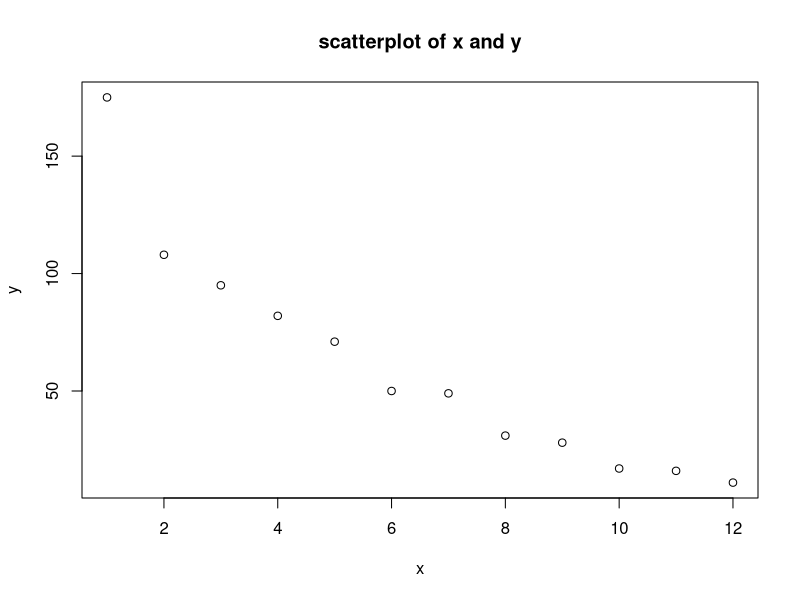
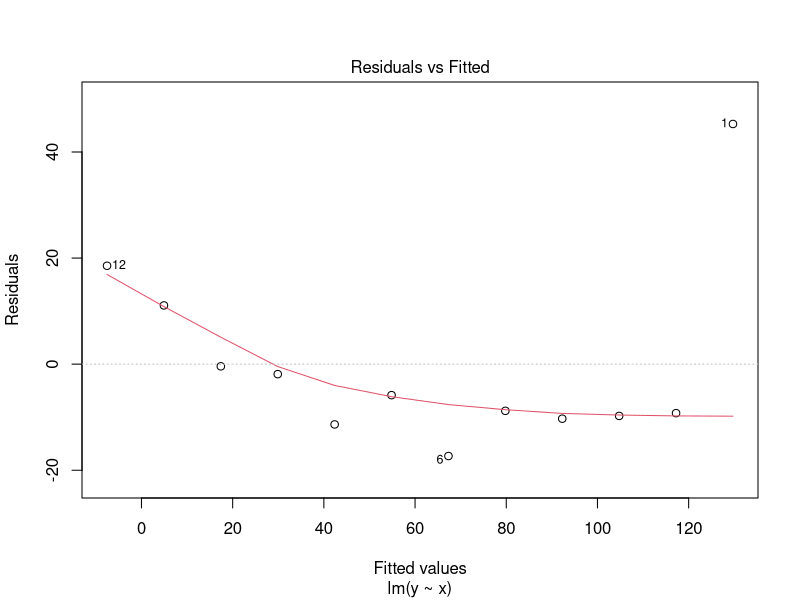
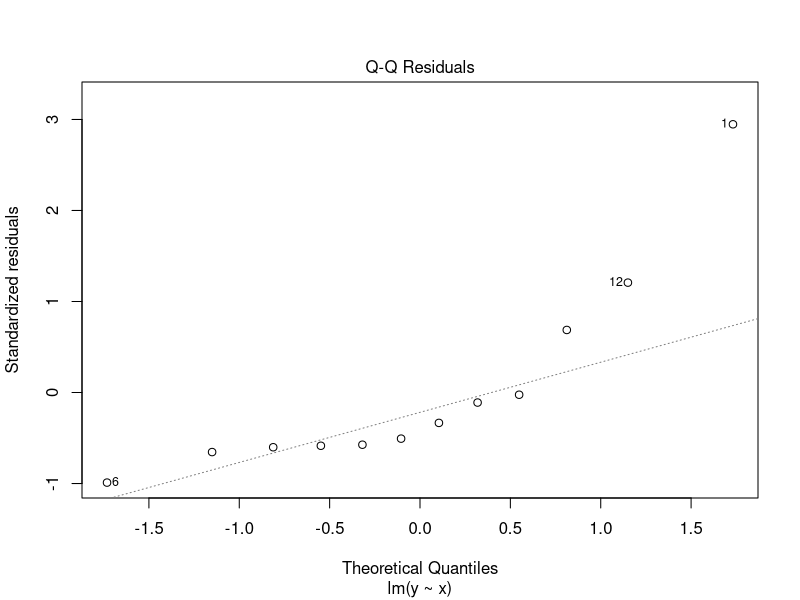
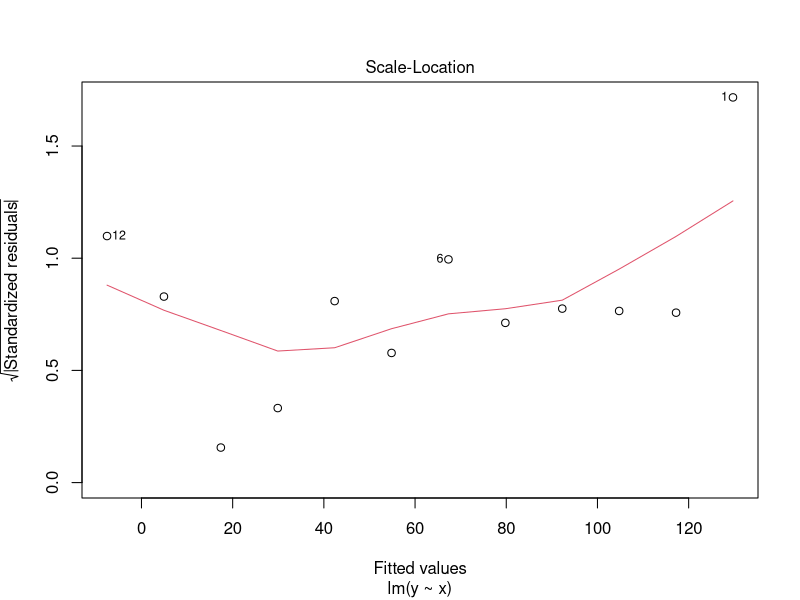
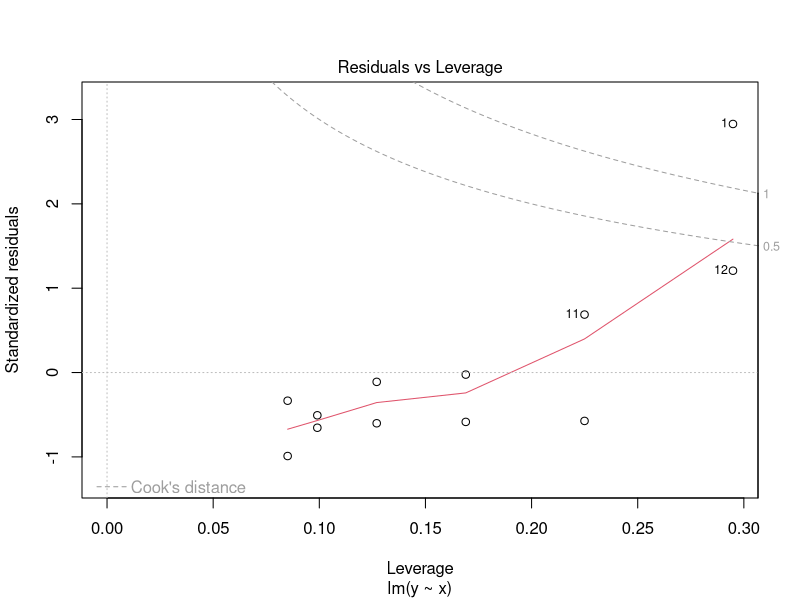
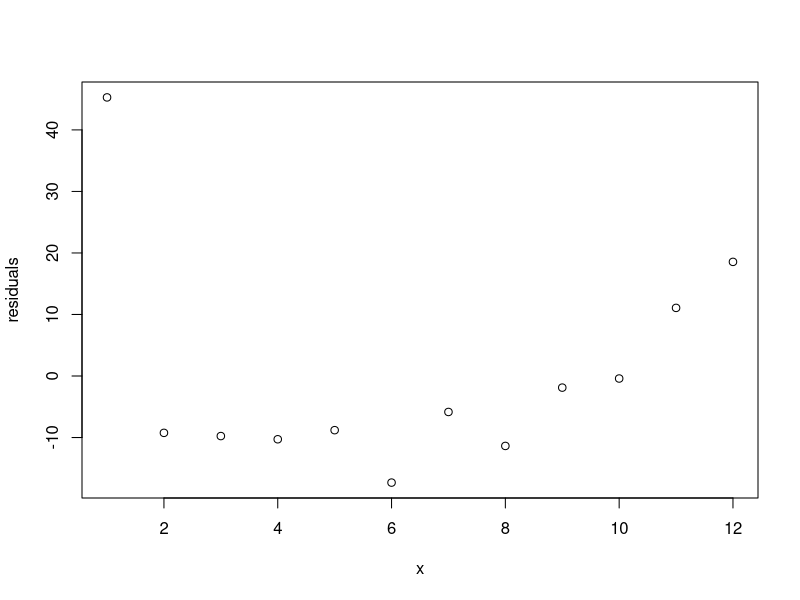
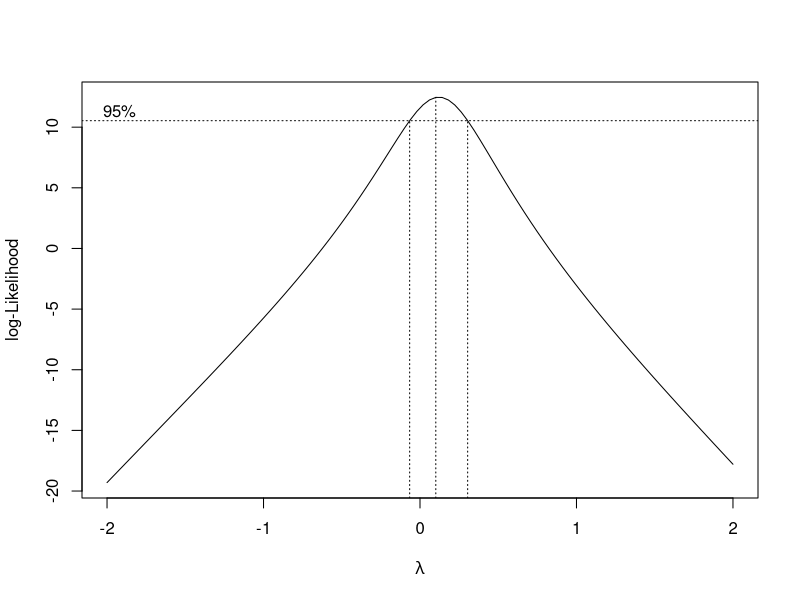
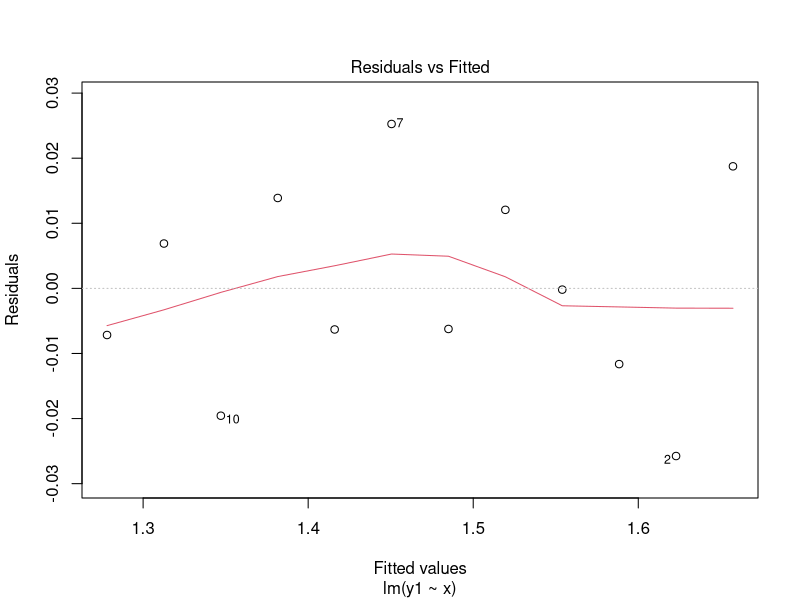

Here is the R script that generated these plots, in order:
library(MASS)  # for box cox
# Minutes of Exposure as x
x<-c(seq(1:12))
x
# Number of Bacteria as y
y<-c(175,108,95,82,71,50,49,31,28,17,16,11)
y
plot(x,y,main="scatterplot of x and y")
model<-lm(y~x)
model
summary(model)
summary(model)$r.square
# Answer to the Ques No a
# intercept beta0= 142.20 and slope beta1= -12.48
# simple linear regression model y = 142.20 - 12.48*x
# value of R^2 = 0.8693

plot(model)
residuals<-summary(model)$residuals
residuals
plot(x,residuals)
# Answer to the Ques No b
# Residuals vs Fitted values plot shows a pattern. Hence, variance is not constant.
# from the Normal probability plot, we see that there is a problem with the normality 
# hence, errors may not be normally distributed.
# # Residuals seem to increase with time which do not represent independence. 
# Hence, model is not adequate.

# Answer to the Ques No c
b<-boxcox(y~x)
b
#95% CI is not within 1 so we can go ahead to perform power transformation.
lambda<-c(b$x)
likelihood<-c(b$y)
which.max(likelihood)
lambda[which.max(likelihood)]
# or
lambda[53]
y
y1<-y^(0.10)
y1
model1<-lm(y1~x)
model1
summary(model1)
summary(model1)$r.square
# Answer to the Ques No d
# intercept beta0= 1.69 and slope beta1= -0.03
# transformed of the simple linear regression model y = 1.69 - 0.03*x
# value of R^2 = 0.9844

plot(model1)
residuals<-summary(model1)$residuals
residuals
plot(x,residuals)
# Answer to the Ques No e
# Residuals vs Fitted values plot shows random scatter. Hence, variance is constant.
# from the Normal probability plot, we see that there is no problem with the normality 
# hence, error is normally distributed
# Residuals do not show any pattern with time. This represents independence.
# Hence, model is adequate.

y2<-1.69184-(0.03447*10)  #when x=10
y2                   
y3 <- exp(log(y2) /lambda[which.max(likelihood)])
y3
((y3 - 17)/17)*100  # finding percentage

# Answer to the Ques No f
# from the transformed model the estimated number of bacteria at 10 minutes of 
# exposure would be 19.10672. The estimated number of bacteria is 12.39245% higher
# than the recorded data.
# compared to the transformed model with the initial data model, we will pick the
# transformed model due to the more better model adequacy than the initial model
# also R^2 value improved in the transformed model too.

x<-c(seq(1:12))
x
y<-c(175,108,95,82,71,50,49,31,28,17,16,11)
y
y1<-y^(0.10)
y1
model1<-lm(y1~x)
model1
xnew<-c(seq(min(x),max(x),1))
xnew
pred<-predict(model1,data.frame(x=xnew),interval="prediction",level=0.95)
pred
# transformed back equation
y4 <- exp(log(pred[10,1]) /lambda[which.max(likelihood)]) 
y4
lower_pred_interval<-exp(log(pred[10,2]) /lambda[which.max(likelihood)])
lower_pred_interval
pred_interval<-y4-lower_pred_interval
pred_interval

# Answer to the Ques No g
# the 95% prediction interval on the number of bacteria at 10 minutes of 
# exposure is 19.10015 with +- 4.872724




